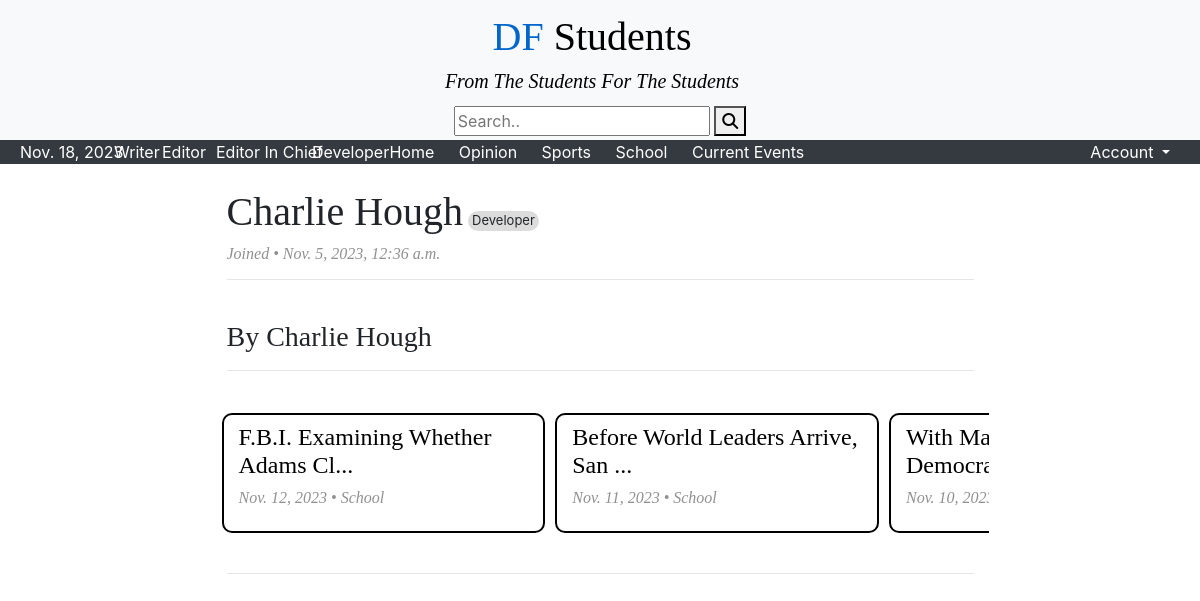
Screenshot of /profile/charlie (signed in) with the database file from the repository.
### main/models.py (models this page shows, shortened)
class Story(models.Model):
    title = models.CharField(max_length=200, default="New Story") # Headline
    author = models.ForeignKey(User, on_delete=models.CASCADE) # author user model
    date = models.DateField(timezone.now, null=True) # Current date
    content = RichTextField(blank=True, null=True)
    story_id = models.CharField(editable=False, max_length=4, default=generate_unique_id, unique=True)
    OPINION = "Opinion"
    SPORTS = "Sports"
    SCHOOL = "School"
    CURRENTEVENTS = "Current Events"
    DELETED = "Deleted"
    DRAFT = "Draft"
    AWAITING_EDITOR_APPROVAL = "Awaiting Editor Approval"
    AWAITING_EDITOR_IN_CHIEF_APPROVAL = "Awaiting Editor In Chief Approval"
    PUBLISHED = "Published"
    category_choices = [(OPINION, "Opinion"),
                (SPORTS, "Sports"),
                (SCHOOL, "School"),
                (CURRENTEVENTS, "Current Events")]
    state_choices = [(DRAFT, "Draft"),
                (AWAITING_EDITOR_APPROVAL, "Awaiting Editor Approval"),
                (AWAITING_EDITOR_IN_CHIEF_APPROVAL, "Awaiting Editor In Chief Approval"),
                (PUBLISHED, "Published"),
                (DELETED, "Deleted")]
    category = models.CharField(max_length=20, choices=category_choices, default=SCHOOL) # Catergory of Article
    state = models.CharField(max_length=50, null=True, blank=True, choices=state_choices, default=DRAFT)
    story_image = models.ImageField(verbose_name='Headline Image', null=True, blank=True, upload_to="images/")

### main/views.py (the view)
# urls.py: path("profile/<str:id>", views.profile_view, name="profile_view"),
@login_required
def profile_view(request, id):
    user = User.objects.get(username=id)
    reading_list = []
    for story_id in json.loads(ReadingList.objects.all().get(assigned_user=user).reading_list)['reading_list']:
        try:
            reading_list.append(Story.objects.all().filter(state="Published").get(story_id=story_id))
        except:
            continue
    return render(request = request,
                  template_name='main/profile.html',
                  context={'user':user,
                        'date':date.today(),
                        'reading_list':reading_list,
                        'writing_list':Story.objects.all().filter(author=user, state="Published").order_by('date').reverse()})

### main/templatetags/custom_tags.py (called while the page is built)
@register.simple_tag
def blurb_text(original, cut):
    if len(original) > cut:
        return original[:cut-2]+"..."
    else:
        return original

@register.simple_tag
def is_writer(user):
    groups = []
    for group in user.groups.all():
        groups.append(group.name)
    return 'Writer' in groups

@register.simple_tag
def is_editor(user):
    groups = []
    for group in user.groups.all():
        groups.append(group.name)
    return 'Editor' in groups

@register.simple_tag
def is_developer(user):
    groups = []
    for group in user.groups.all():
        groups.append(group.name)
    return 'Developer' in groups

@register.simple_tag
def is_chief(user):
    groups = []
    for group in user.groups.all():
        groups.append(group.name)
    return 'Editor In Chief' in groups

### main/templates/main/profile.html (shortened to what this page needs)
{% extends "main/header.html" %}
{% load custom_tags %}
{% block content %}
<div class="container" style="width:70%">
    <br>
    {% if user.groups.all %}
        <h1 class="story-title" style="display: inline-block;">{{ user.first_name }} {{ user.last_name }}</h1>
    {% else %}
        <h1 class="story-title" style="display: inline-block;">{{ user }}</h1>
    {% endif %}
    <span style="width: 60%; display: inline-block;">
    {% for group in user.groups.all %}
        <div class="user-tag">
        {{ group.name }}
        </div>
    {% endfor %}
    </span>
    <h6 class="story-date">Joined • {{ user.date_joined }}</h2>
    <hr>
    <br>
    {% if writing_list %}
        <h3 class="story-title">By {{ user.first_name }} {{ user.last_name }}</h3>
        <hr>
        <div class="scrolling-wrapper row flex-row flex-nowrap mt-4 pb-4 pt-2">
            {% for story in writing_list %}
                <div class="col-5 list-block">
                    <a href="/story/{{ story.story_id }}"><h4 class="story-title">{% blurb_text story.title 35 %}</h4></a>
                    <h6 class="story-date">{{ story.date }} • {{ story.category }}</h2>
                </div>
            {% endfor %}
        </div>
        <hr>
    {% endif %}
</div>
{% endblock %}

### main/static/style.css (style rules this page uses)
.list-block { border: solid; border-radius: 10px; border-width: 2px; border-color: black; width: 350px; height: 120px; padding-left: 3%; padding-right: 3%; padding-top: 1%; margin-top: 10px; margin-left: 10px; }
.story-title { font-family: "PT Serif", serif; }
.story-date { font-family: "PT Serif", serif; font-style: italic; color:#909090; width: fit-content; }
.scrolling-wrapper { overflow-x: auto; }
.user-tag { font-size: small; padding: 0% 1% 0% 1%; border-radius:32.5px; background-color:gainsboro; display: inline-block; }
a { color: black !important; text-decoration: none !important; }

### rows the page displays
Story: title "F.B.I. Examining Whether Adams Cl...", date "Nov. 12, 2023", category "School"
Story: title "Before World Leaders Arrive, San ...", date "Nov. 11, 2023", category "School"
Story: title "With…", date "Nov. 10,…"

### other values shown
{{ user.first_name }} "Charlie"
{{ user.last_name }} "Hough"
{{ group.name }} "Developer"
{{ user.date_joined }} "Nov. 5, 2023, 12:36 a.m."
